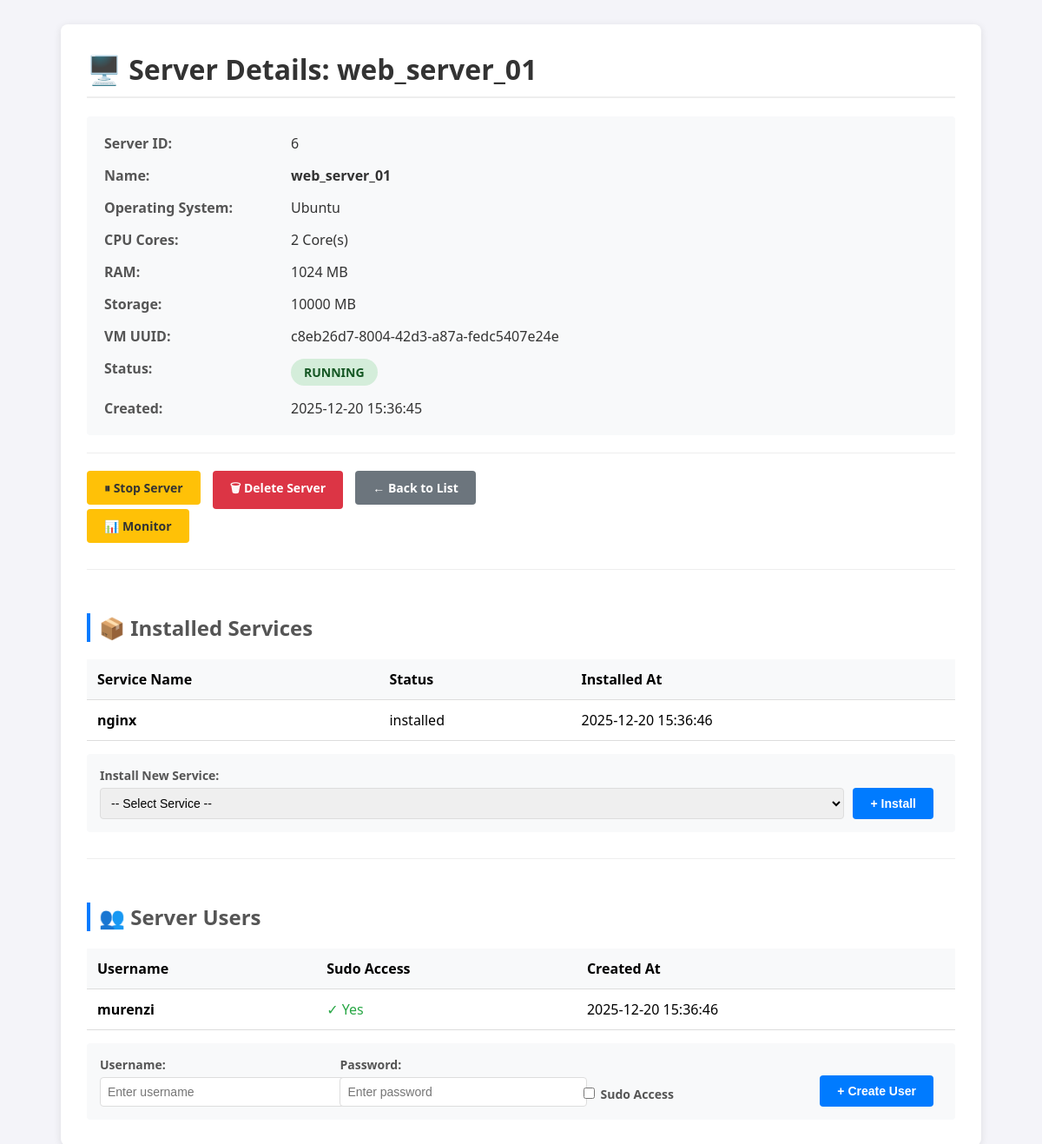
/vm/details/6, run on the app's committed database.
### tables this page shows
CREATE TABLE instances (
            id INTEGER PRIMARY KEY AUTOINCREMENT,
            name TEXT NOT NULL UNIQUE,
            os_type TEXT NOT NULL,
            cpu_cores INTEGER DEFAULT 1,
            ram_size INTEGER DEFAULT 1024,
            storage_size INTEGER DEFAULT 10000,
            ip_address TEXT,
            status TEXT DEFAULT 'stopped',
            vm_uuid TEXT,
            created_at TIMESTAMP DEFAULT CURRENT_TIMESTAMP
        );

CREATE TABLE services (
            id INTEGER PRIMARY KEY AUTOINCREMENT,
            instance_id INTEGER NOT NULL,
            service_name TEXT NOT NULL,
            status TEXT DEFAULT 'installed',
            installed_at TIMESTAMP DEFAULT CURRENT_TIMESTAMP,
            FOREIGN KEY (instance_id) REFERENCES instances (id) ON DELETE CASCADE
        );

CREATE TABLE vm_users (
            id INTEGER PRIMARY KEY AUTOINCREMENT,
            instance_id INTEGER NOT NULL,
            username TEXT NOT NULL,
            has_sudo BOOLEAN DEFAULT 0,
            created_at TIMESTAMP DEFAULT CURRENT_TIMESTAMP,
            FOREIGN KEY (instance_id) REFERENCES instances (id) ON DELETE CASCADE
        );

### app.py (the view)
@app.route('/vm/details/<int:id>')
def vm_details(id):
    conn = get_db_connection()
    vm = conn.execute('SELECT * FROM instances WHERE id = ?', (id,)).fetchone()
    if vm is None:
        flash('Server not found!', 'error')
        conn.close()
        return redirect(url_for('index'))
    services = conn.execute(
        'SELECT * FROM services WHERE instance_id = ? ORDER BY installed_at DESC',
        (id,)
    ).fetchall()
    users = conn.execute(
        'SELECT * FROM vm_users WHERE instance_id = ? ORDER BY created_at DESC',
        (id,)
    ).fetchall()
    conn.close()
    return render_template('details.html', vm=vm, services=services, users=users)

### app.py (called while the page is built)
def get_db_connection():
    conn = sqlite3.connect('database.db')
    conn.row_factory = sqlite3.Row
    return conn

### templates/details.html (shortened to what this page needs)
<!DOCTYPE html>
<html lang="en">
<head>
</head>
<body>
    <div class="container">
        <h1>🖥️ Server Details: {{ vm['name'] }}</h1>
        <div class="info-grid">
            <div class="label">Server ID:</div>
            <div class="value">{{ vm['id'] }}</div>
            <div class="label">Name:</div>
            <div class="value"><strong>{{ vm['name'] }}</strong></div>
            <div class="label">Operating System:</div>
            <div class="value">{{ vm['os_type'] }}</div>
            <div class="label">CPU Cores:</div>
            <div class="value">{{ vm['cpu_cores'] }} Core(s)</div>
            <div class="label">RAM:</div>
            <div class="value">{{ vm['ram_size'] }} MB</div>
            <div class="label">Storage:</div>
            <div class="value">{{ vm['storage_size'] }} MB</div>
            <div class="label">VM UUID:</div>
            <div class="value">{{ vm['vm_uuid'] or 'Not Available' }}</div>
            <div class="label">Status:</div>
            <div class="value">
                <span class="status-badge status-{{ vm['status'] }}">
                    {{ vm['status'].upper() }}
                </span>
            </div>
            <div class="label">Created:</div>
            <div class="value">{{ vm['created_at'] }}</div>
        </div>
        <div style="margin-top: 20px; padding-top: 20px; border-top: 1px solid #eee;">
            {% if vm['status'] == 'stopped' %}
                <a href="{{ url_for('vm_action', action='start', id=vm['id']) }}"
                   class="btn btn-success">▶ Start Server</a>
            {% else %}
                <a href="{{ url_for('vm_action', action='stop', id=vm['id']) }}"
                   class="btn btn-warning">⏸ Stop Server</a>
            {% endif %}
            <a href="{{ url_for('vm_action', action='delete', id=vm['id']) }}"
               class="btn btn-danger"
               onclick="return confirm('Are you sure you want to delete this server? This action cannot be undone.')">
               🗑 Delete Server
            </a>
            <a href="{{ url_for('index') }}" class="btn btn-secondary">← Back to List</a>
        </div>
<a href="{{ url_for('vm_monitor', id=vm.id) }}" class="btn btn-warning">
    📊 Monitor
</a>
        <div class="section">
            <h2>📦 Installed Services</h2>
            {% if services %}
                <table>
                    <thead>
                        <tr>
                            <th>Service Name</th>
                            <th>Status</th>
                            <th>Installed At</th>
                        </tr>
                    </thead>
                    <tbody>
                        {% for service in services %}
                        <tr>
                            <td><strong>{{ service['service_name'] }}</strong></td>
                            <td>{{ service['status'] }}</td>
                            <td>{{ service['installed_at'] }}</td>
                        </tr>
                        {% endfor %}
                    </tbody>
                </table>
            {% else %}
                <div class="empty-state">
                    <p>No services installed yet.</p>
                </div>
            {% endif %}
            <form method="POST" action="{{ url_for('install_service', id=vm['id']) }}" class="form-inline">
                <div class="form-group">
                    <label for="service_name">Install New Service:</label>
                    <select id="service_name" name="service_name" required>
                        <option value="">-- Select Service --</option>
                    </select>
                </div>
                <button type="submit" class="btn btn-primary">+ Install</button>
            </form>
        </div>
        <div class="section">
            <h2>👥 Server Users</h2>
            {% if users %}
                <table>
                    <thead>
                        <tr>
                            <th>Username</th>
                            <th>Sudo Access</th>
                            <th>Created At</th>
                        </tr>
                    </thead>
                    <tbody>
                        {% for user in users %}
                        <tr>
                            <td><strong>{{ user['username'] }}</strong></td>
                            <td>
                                {% if user['has_sudo'] %}
                                    <span style="color: #28a745;">✓ Yes</span>
                                {% else %}
                                    <span style="color: #6c757d;">✗ No</span>
                                {% endif %}
                            </td>
                            <td>{{ user['created_at'] }}</td>
                        </tr>
                        {% endfor %}
                    </tbody>
                </table>
            {% else %}
                <div class="empty-state">
                    <p>No users created yet.</p>
                </div>
            {% endif %}
            <form method="POST" action="{{ url_for('create_user', id=vm['id']) }}" class="form-inline">
                <div class="form-group">
                    <label for="username">Username:</label>
                    <input type="text" id="username" name="username"
                           placeholder="Enter username" required>
                </div>
                <div class="form-group">
                    <label for="password">Password:</label>
                    <input type="password" id="password" name="password"
                           placeholder="Enter password" required>
                </div>
                <div class="form-group">
                    <label class="checkbox-label">
                        <input type="checkbox" name="sudo" value="yes">
                        <span>Sudo Access</span>
                    </label>
                </div>
                <button type="submit" class="btn btn-primary">+ Create User</button>
            </form>
        </div>
    </div>
</body>
</html>

### templates/details.html (style rules this page uses)
body { font-family: 'Segoe UI', Tahoma, Geneva, Verdana, sans-serif; background: #f4f4f9; padding: 20px; }
.container { max-width: 1000px; margin: 0 auto; background: white; padding: 30px; border-radius: 8px; box-shadow: 0 2px 10px rgba(0,0,0,0.1); }
h1 { color: #333; border-bottom: 2px solid #eee; padding-bottom: 10px; margin-top: 0; }
h2 { color: #555; margin-top: 30px; border-left: 4px solid #007bff; padding-left: 10px; }
.info-grid { display: grid; grid-template-columns: 200px 1fr; gap: 15px; margin: 20px 0; background: #f8f9fa; padding: 20px; border-radius: 4px; }
.label { font-weight: bold; color: #555; }
.value { color: #333; }
.btn { display: inline-block; padding: 10px 20px; text-decoration: none; border-radius: 4px; font-weight: bold; margin-right: 10px; border: none; cursor: pointer; font-size: 14px; }
.btn-primary { background: #007bff; color: white; }
.btn-warning { background: #ffc107; color: #333; }
.btn-danger { background: #dc3545; color: white; }
.btn-secondary { background: #6c757d; color: white; }
.status-badge { display: inline-block; padding: 6px 15px; border-radius: 20px; font-weight: bold; font-size: 14px; }
.status-running { background: #d4edda; color: #155724; }
table { width: 100%; border-collapse: collapse; margin-top: 15px; }
th, td { padding: 12px; text-align: left; border-bottom: 1px solid #ddd; }
th { background-color: #f8f9fa; font-weight: bold; }
.form-inline { display: flex; gap: 10px; align-items: flex-end; margin-top: 15px; background: #f8f9fa; padding: 15px; border-radius: 4px; }
.form-group { flex: 1; }
.form-group label { display: block; margin-bottom: 5px; font-weight: bold; color: #555; font-size: 14px; }
.form-group input, .form-group select { width: 100%; padding: 8px; border: 1px solid #ddd; border-radius: 4px; font-size: 14px; }
.checkbox-label { display: flex; align-items: center; gap: 5px; margin-top: 5px; }
.checkbox-label input { width: auto; }
.section { margin-top: 30px; border-top: 1px solid #eee; padding-top: 20px; }

### data on the page
instances: name "web_server_01", id "6", os_type "Ubuntu", cpu_cores "2", ram_size "1024", storage_size "10000", vm_uuid "c8eb26d7-8004-42d3-a87a-fedc5407e24e", status "RUNNING", created_at "2025-12-20 15:36:45"
services: service_name "nginx", status "installed", installed_at "2025-12-20 15:36:46"
vm_users: username "murenzi", has_sudo "✓ Yes", created_at "2025-12-20 15:36:46"
